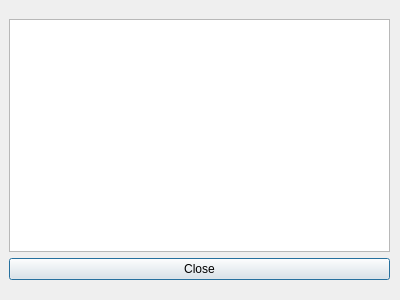
<?xml version="1.0" encoding="UTF-8"?>
<ui version="4.0">
 <class>Dialog</class>
 <widget class="QDialog" name="Dialog">
  <property name="geometry">
   <rect>
    <x>0</x>
    <y>0</y>
    <width>400</width>
    <height>300</height>
   </rect>
  </property>
  <property name="windowTitle">
   <string>Dialog</string>
  </property>
  <widget class="QWidget" name="verticalLayoutWidget">
   <property name="geometry">
    <rect>
     <x>9</x>
     <y>19</y>
     <width>381</width>
     <height>261</height>
    </rect>
   </property>
   <layout class="QVBoxLayout" name="verticalLayout">
    <item>
     <widget class="QPlainTextEdit" name="contentTextEdit"/>
    </item>
    <item>
     <widget class="QPushButton" name="closeButton">
      <property name="text">
       <string>Close</string>
      </property>
     </widget>
    </item>
   </layout>
  </widget>
 </widget>
 <resources/>
 <connections/>
</ui>
